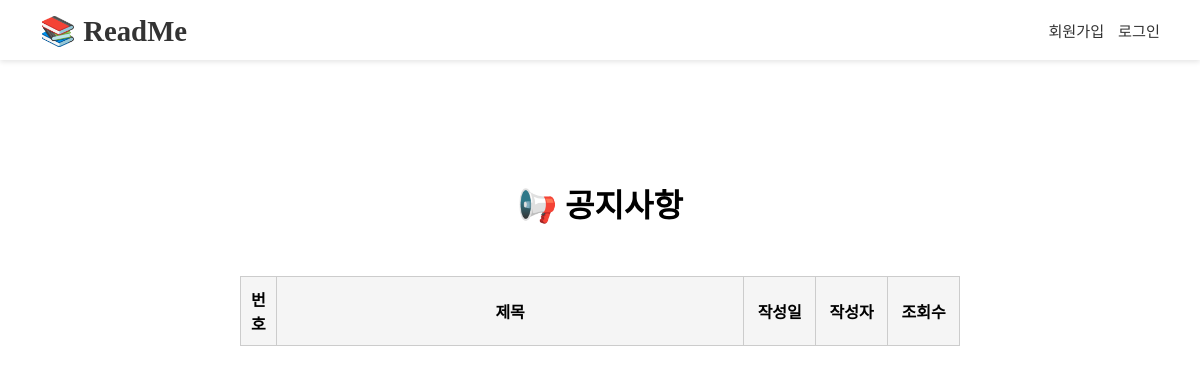
The page /board/notice.php on the database as committed earlier.
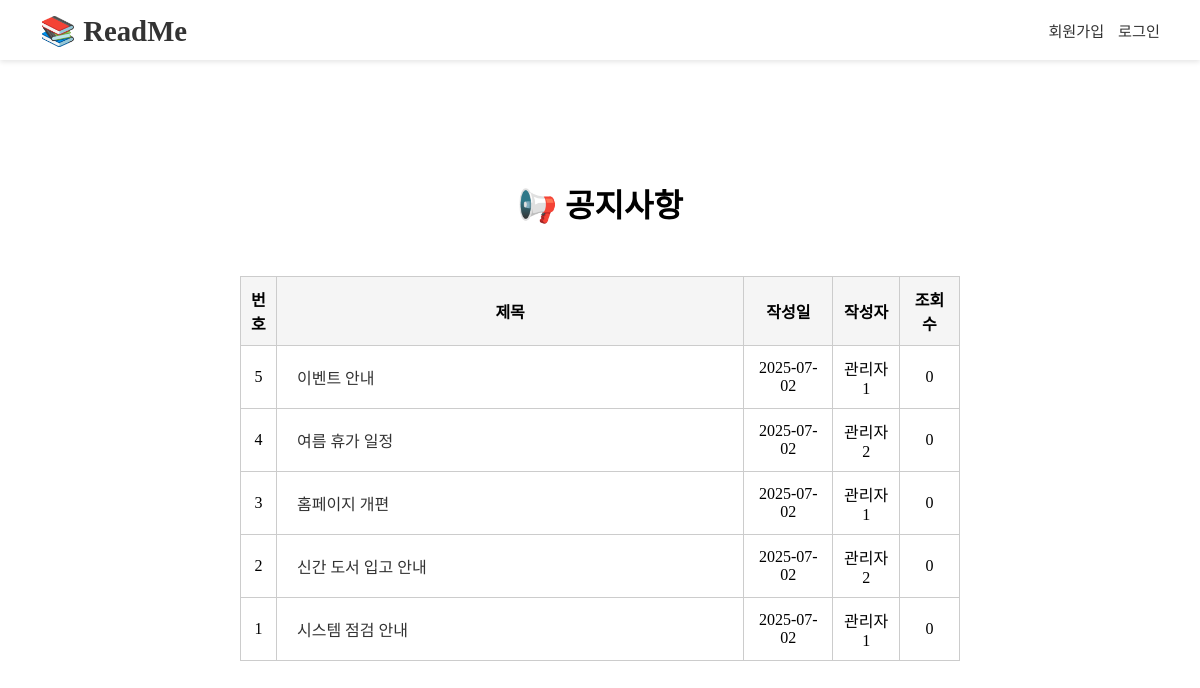
The same page on the database as committed later.
### tables this page shows
CREATE TABLE notice (
    nno INT UNSIGNED AUTO_INCREMENT,
    ntit VARCHAR(30) NOT NULL,
    ncontent VARCHAR(200) NOT NULL,
    nview INT NOT NULL DEFAULT 0,
    nimg VARCHAR(255),
    adno INT UNSIGNED NOT NULL,
    ndate DATETIME DEFAULT CURRENT_TIMESTAMP,
    CONSTRAINT PRIMARY KEY (nno),
    constraint foreign key(adno) references admin(adno) on update cascade on delete cascade
);

### board/notice.php (the view, shortened to what this page needs)
<?php
include '../db.php';
$sql = "SELECT n.nno, n.ntit, n.ndate, n.nview, a.adname
        FROM notice n
        JOIN admin a ON n.adno = a.adno
        ORDER BY n.nno DESC";
$result = $conn->query($sql);
?>
<?php include '../header.php'; ?>
<div class="noticeBoard">
    <h1>📢 공지사항</h1>
    <table class="noticeTable">
        <thead>
            <tr>
                <th style="width: 5%;">번호</th>
                <th style="width: 65%;">제목</th>
                <th>작성일</th>
                <th>작성자</th>
                <th>조회수</th>
            </tr>
        </thead>
        <tbody>
            <?php while ($row = $result->fetch_assoc()) { ?>
                <tr>
                    <td><?= $row['nno'] ?></td>
                    <td class="noticeTitle" style="text-align: left; padding:10px 20px;">
                        <a href="noticeView.php?nno=<?= $row['nno'] ?>">
                            <?= htmlspecialchars($row['ntit']) ?>
                        </a>
                    </td>
                    <td><?= substr($row['ndate'], 0, 10) ?></td>
                    <td><?= htmlspecialchars($row['adname']) ?></td>
                    <td><?= $row['nview'] ?></td>
                </tr>
            <?php } ?>
        </tbody>
    </table>
</div>
</body>
</html>

Rows that differ between the two databases and show on the page:
added notice: nno "5", ntit "이벤트 안내", ndate "2025-07-02", adno.adname "관리자1", nview "0"
added notice: nno "4", ntit "여름 휴가 일정", ndate "2025-07-02", adno.adname "관리자2", nview "0"
added notice: nno "3", ntit "홈페이지 개편", ndate "2025-07-02", adno.adname "관리자1", nview "0"
added notice: nno "2", ntit "신간 도서 입고 안내", ndate "2025-07-02", adno.adname "관리자2", nview "0"
added notice: nno "1", ntit "시스템 점검 안내", ndate "2025-07-02", adno.adname "관리자1", nview "0"
